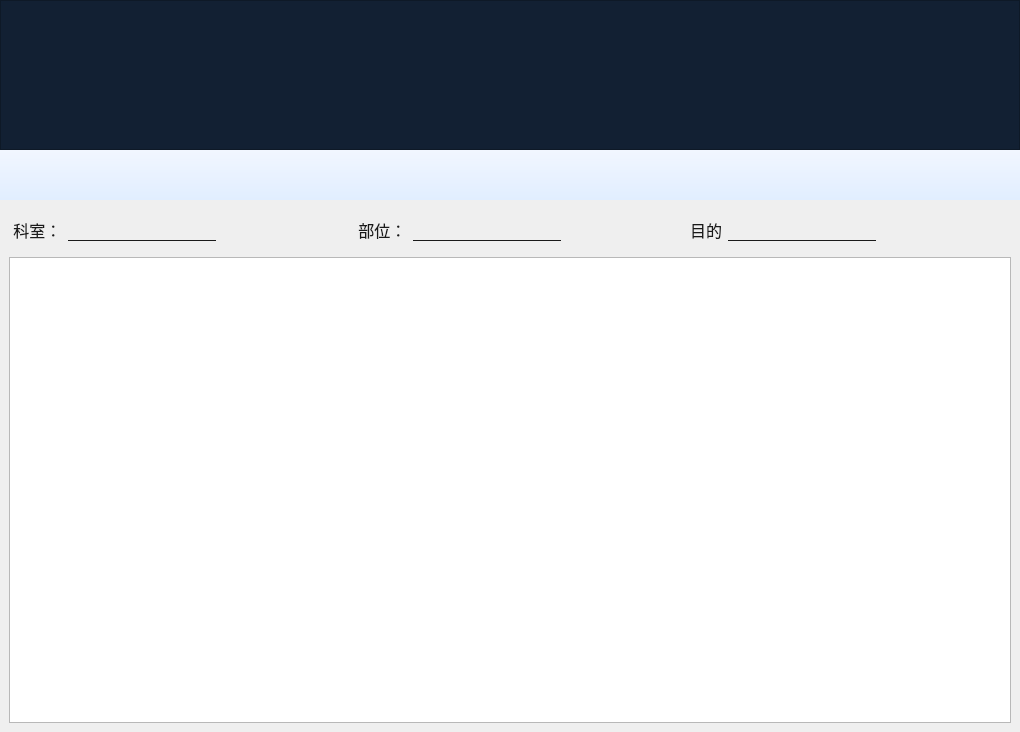
<?xml version="1.0" encoding="UTF-8"?>
<ui version="4.0">
 <class>CheckItemPage</class>
 <widget class="QWidget" name="CheckItemPage">
  <property name="geometry">
   <rect>
    <x>0</x>
    <y>0</y>
    <width>1020</width>
    <height>732</height>
   </rect>
  </property>
  <property name="windowTitle">
   <string>Form</string>
  </property>
  <property name="styleSheet">
   <string notr="true"/>
  </property>
  <layout class="QVBoxLayout" name="verticalLayout">
   <property name="spacing">
    <number>0</number>
   </property>
   <property name="leftMargin">
    <number>0</number>
   </property>
   <property name="topMargin">
    <number>0</number>
   </property>
   <property name="rightMargin">
    <number>0</number>
   </property>
   <property name="bottomMargin">
    <number>0</number>
   </property>
   <item>
    <widget class="QWidget" name="widget_19" native="true">
     <property name="minimumSize">
      <size>
       <width>0</width>
       <height>150</height>
      </size>
     </property>
     <property name="maximumSize">
      <size>
       <width>16777215</width>
       <height>150</height>
      </size>
     </property>
     <property name="styleSheet">
      <string notr="true">
QScrollBar
{
	background:#FFFFFF;
	height:20px;
	padding-left:20px;
	padding-right:20px;
}

QScrollBar::handle
{
	background: #FC8217;
}
QScrollBar::sub-line
{
	background:#FFFFFF;
	border-image: url(:/icons/images/icon_arrow_left.png);
}
QScrollBar::add-line
{
	background:#FFFFFF;
	border-image: url(:/icons/images/icon_arrow_right.png);
}
</string>
     </property>
     <layout class="QHBoxLayout" name="horizontalLayout_28">
      <property name="spacing">
       <number>0</number>
      </property>
      <property name="leftMargin">
       <number>0</number>
      </property>
      <property name="topMargin">
       <number>0</number>
      </property>
      <property name="rightMargin">
       <number>0</number>
      </property>
      <property name="bottomMargin">
       <number>0</number>
      </property>
      <item>
       <widget class="QScrollArea" name="scrollArea">
        <property name="styleSheet">
         <string notr="true">
background:#122033;




</string>
        </property>
        <property name="verticalScrollBarPolicy">
         <enum>Qt::ScrollBarAlwaysOff</enum>
        </property>
        <property name="horizontalScrollBarPolicy">
         <enum>Qt::ScrollBarAsNeeded</enum>
        </property>
        <property name="widgetResizable">
         <bool>true</bool>
        </property>
        <widget class="QWidget" name="scrollAreaWidgetContents">
         <property name="geometry">
          <rect>
           <x>0</x>
           <y>0</y>
           <width>1018</width>
           <height>148</height>
          </rect>
         </property>
         <layout class="QHBoxLayout" name="horizontalLayout_27">
          <item>
           <layout class="QHBoxLayout" name="horizontalLayout_tag"/>
          </item>
         </layout>
        </widget>
       </widget>
      </item>
     </layout>
    </widget>
   </item>
   <item>
    <widget class="QWidget" name="widget_20" native="true">
     <property name="minimumSize">
      <size>
       <width>0</width>
       <height>50</height>
      </size>
     </property>
     <property name="maximumSize">
      <size>
       <width>16777215</width>
       <height>50</height>
      </size>
     </property>
     <property name="styleSheet">
      <string notr="true">#widget_20{
background-color:qlineargradient(x1:0, y1:0, x2:0, y2:1, stop:0 #F1F6FF , stop:1 #E1EEFF);
}


QPushButton{
border:none;
background:transparent;
}

QPushButton:hover{
background:#46cdcf;
}

QPushButton:pressed{
background:#3d84a8;
}
</string>
     </property>
     <layout class="QHBoxLayout" name="horizontalLayout_4">
      <property name="spacing">
       <number>25</number>
      </property>
      <property name="leftMargin">
       <number>25</number>
      </property>
      <property name="topMargin">
       <number>0</number>
      </property>
      <property name="rightMargin">
       <number>0</number>
      </property>
      <property name="bottomMargin">
       <number>0</number>
      </property>
      <item>
       <widget class="QPushButton" name="btn_add">
        <property name="minimumSize">
         <size>
          <width>48</width>
          <height>48</height>
         </size>
        </property>
        <property name="maximumSize">
         <size>
          <width>48</width>
          <height>48</height>
         </size>
        </property>
        <property name="styleSheet">
         <string notr="true">background-image: url(:/icons/images/add.png);
</string>
        </property>
        <property name="text">
         <string/>
        </property>
       </widget>
      </item>
      <item>
       <widget class="QPushButton" name="btn_delete">
        <property name="minimumSize">
         <size>
          <width>48</width>
          <height>48</height>
         </size>
        </property>
        <property name="maximumSize">
         <size>
          <width>48</width>
          <height>48</height>
         </size>
        </property>
        <property name="styleSheet">
         <string notr="true">background-image: url(:/icons/images/delete.png);
</string>
        </property>
        <property name="text">
         <string/>
        </property>
       </widget>
      </item>
      <item>
       <widget class="QPushButton" name="btn_print">
        <property name="minimumSize">
         <size>
          <width>48</width>
          <height>48</height>
         </size>
        </property>
        <property name="maximumSize">
         <size>
          <width>48</width>
          <height>48</height>
         </size>
        </property>
        <property name="styleSheet">
         <string notr="true">background-image: url(:/icons/images/print.png);
</string>
        </property>
        <property name="text">
         <string/>
        </property>
       </widget>
      </item>
      <item>
       <widget class="QPushButton" name="btn_pdf">
        <property name="minimumSize">
         <size>
          <width>48</width>
          <height>48</height>
         </size>
        </property>
        <property name="maximumSize">
         <size>
          <width>48</width>
          <height>48</height>
         </size>
        </property>
        <property name="styleSheet">
         <string notr="true">background-image: url(:/icons/images/pdf.png);</string>
        </property>
        <property name="text">
         <string/>
        </property>
       </widget>
      </item>
      <item>
       <widget class="QPushButton" name="btn_commit">
        <property name="minimumSize">
         <size>
          <width>48</width>
          <height>48</height>
         </size>
        </property>
        <property name="styleSheet">
         <string notr="true">border-image: url(:/icons/images/commit.png);
</string>
        </property>
        <property name="text">
         <string/>
        </property>
       </widget>
      </item>
      <item>
       <spacer name="horizontalSpacer_4">
        <property name="orientation">
         <enum>Qt::Horizontal</enum>
        </property>
        <property name="sizeHint" stdset="0">
         <size>
          <width>40</width>
          <height>20</height>
         </size>
        </property>
       </spacer>
      </item>
     </layout>
    </widget>
   </item>
   <item>
    <widget class="QWidget" name="widget_24" native="true">
     <layout class="QVBoxLayout" name="verticalLayout_8" stretch="0,1">
      <item>
       <layout class="QHBoxLayout" name="horizontalLayout_31">
        <item>
         <widget class="QWidget" name="widget_21" native="true">
          <property name="styleSheet">
           <string notr="true">QWidget
{
background:transparent;
border:none;
}
QLabel{
color:#1a1a1a;
font-size:16px;
line-height:24px;
}

QLineEdit{
color:#1a1a1a;
font-size:16px;
line-height:24px;
padding-left:8px;
border:none;
border-bottom:1px solid #1a1a1a;
}</string>
          </property>
          <layout class="QHBoxLayout" name="horizontalLayout_29">
           <property name="leftMargin">
            <number>0</number>
           </property>
           <item>
            <widget class="QLabel" name="label_23">
             <property name="styleSheet">
              <string notr="true"/>
             </property>
             <property name="text">
              <string> 科室：</string>
             </property>
            </widget>
           </item>
           <item>
            <widget class="QLineEdit" name="edit_s_department">
             <property name="alignment">
              <set>Qt::AlignCenter</set>
             </property>
            </widget>
           </item>
           <item>
            <spacer name="horizontalSpacer_11">
             <property name="orientation">
              <enum>Qt::Horizontal</enum>
             </property>
             <property name="sizeHint" stdset="0">
              <size>
               <width>48</width>
               <height>20</height>
              </size>
             </property>
            </spacer>
           </item>
          </layout>
         </widget>
        </item>
        <item>
         <widget class="QWidget" name="widget_22" native="true">
          <property name="styleSheet">
           <string notr="true">QWidget
{
background:transparent;
border:none;
}
QLabel{
color:#1a1a1a;
font-size:16px;
line-height:24px;
}

QLineEdit{
color:#1a1a1a;
font-size:16px;
line-height:24px;
padding-left:8px;
border:none;
border-bottom:1px solid #1a1a1a;
}</string>
          </property>
          <layout class="QHBoxLayout" name="horizontalLayout_32">
           <item>
            <widget class="QLabel" name="label_25">
             <property name="styleSheet">
              <string notr="true"/>
             </property>
             <property name="text">
              <string> 部位：</string>
             </property>
            </widget>
           </item>
           <item>
            <widget class="QLineEdit" name="edit_s_check_part">
             <property name="alignment">
              <set>Qt::AlignCenter</set>
             </property>
            </widget>
           </item>
           <item>
            <spacer name="horizontalSpacer_12">
             <property name="orientation">
              <enum>Qt::Horizontal</enum>
             </property>
             <property name="sizeHint" stdset="0">
              <size>
               <width>48</width>
               <height>20</height>
              </size>
             </property>
            </spacer>
           </item>
          </layout>
         </widget>
        </item>
        <item>
         <widget class="QWidget" name="widget_23" native="true">
          <property name="styleSheet">
           <string notr="true">QWidget
{
background:transparent;
border:none;
}
QLabel{
color:#1a1a1a;
font-size:16px;
line-height:24px;
}

QLineEdit{
color:#1a1a1a;
font-size:16px;
line-height:24px;
padding-left:8px;
border:none;
border-bottom:1px solid #1a1a1a;
}</string>
          </property>
          <layout class="QHBoxLayout" name="horizontalLayout_33">
           <item>
            <widget class="QLabel" name="label_26">
             <property name="styleSheet">
              <string notr="true"/>
             </property>
             <property name="text">
              <string>目的</string>
             </property>
            </widget>
           </item>
           <item>
            <widget class="QLineEdit" name="edit_s_goal">
             <property name="alignment">
              <set>Qt::AlignCenter</set>
             </property>
            </widget>
           </item>
           <item>
            <spacer name="horizontalSpacer_17">
             <property name="orientation">
              <enum>Qt::Horizontal</enum>
             </property>
             <property name="sizeHint" stdset="0">
              <size>
               <width>48</width>
               <height>20</height>
              </size>
             </property>
            </spacer>
           </item>
          </layout>
         </widget>
        </item>
       </layout>
      </item>
      <item>
       <widget class="CustomTableView" name="tableView">
        <property name="styleSheet">
         <string notr="true">QTableView::item:selected{
background:#12D94D;
}</string>
        </property>
        <property name="editTriggers">
         <set>QAbstractItemView::NoEditTriggers</set>
        </property>
        <property name="selectionMode">
         <enum>QAbstractItemView::SingleSelection</enum>
        </property>
        <property name="selectionBehavior">
         <enum>QAbstractItemView::SelectRows</enum>
        </property>
       </widget>
      </item>
     </layout>
    </widget>
   </item>
  </layout>
 </widget>
 <customwidgets>
  <customwidget>
   <class>CustomTableView</class>
   <extends>QTableView</extends>
   <header>widgets/customtableview/customtableview.h</header>
  </customwidget>
 </customwidgets>
 <resources/>
 <connections/>
</ui>
